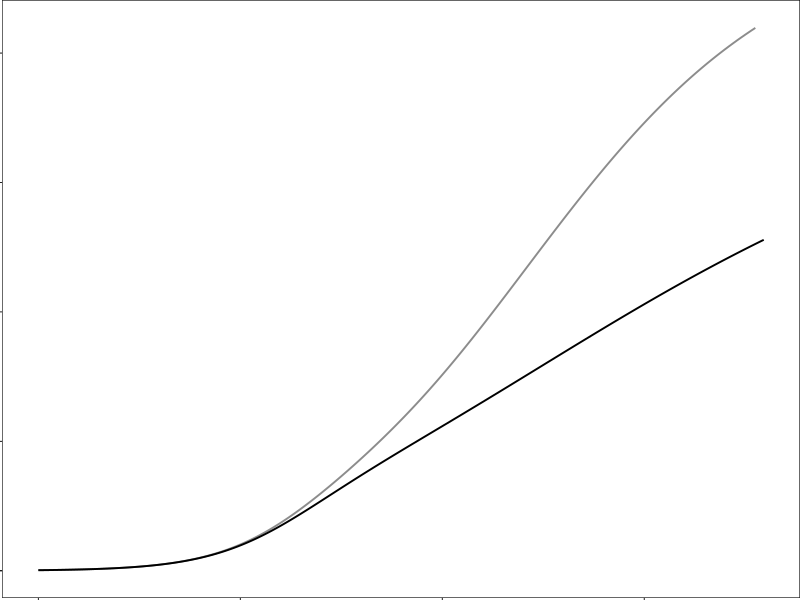
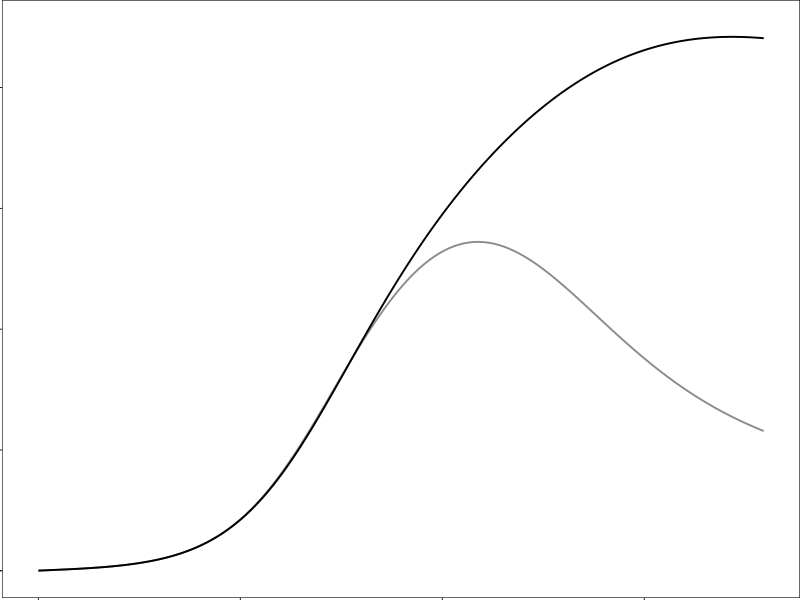

Write R code to recreate these figures, in order.
#====================================================================
# LIBRARIES + DATA
#====================================================================

library(ggplot2)

ModeldataWT = read.csv("../../Data/ModelOutputWT.csv")
ModeldataKO = read.csv("../../Data/ModelOutputKO.csv")
colnames(ModeldataWT) = c("NaiveCT", "ActTCT", "TregCT", "ThyNaive", "ActTNaive", "ThyTregs",
                          "TregNaive", "ProlNaive", "ProlActT", "ProlTreg", "IL-2", "ThymWeigth")
colnames(ModeldataKO) = c("NaiveCT", "ActTCT", "TregCT", "ThyNaive", "ActTNaive", "ThyTregs",
                          "TregNaive", "ProlNaive", "ProlActT", "ProlTreg", "IL-2", "ThymWeigth")

ModeldataWT$time = 0:431
ModeldataKO$time = 0:431
ModeldataWT$time = ModeldataWT$time / 24
ModeldataKO$time = ModeldataKO$time / 24



#====================================================================
# PARAMTERS
#====================================================================
simLine = 0.655 

small_theme_clean <- theme_minimal(base_size = 6) +
  theme(
    axis.title    = element_blank(),
    axis.text     = element_blank(),
    axis.ticks.x  = element_line(linewidth = 0.3),
    axis.ticks.y  = element_line(linewidth = 0.3),
    panel.grid    = element_blank(),
    panel.background = element_rect(fill="white", color="black", linewidth=0.4),
    plot.background  = element_blank(),
    plot.margin      = margin(0,0,0,0,"mm")
  )

scale_y_NaiveOverlapCT  <- scale_y_continuous(
  limits = c(0,1050000),
  breaks = c(0,1e6,0.75e6,0.50e6,0.25e6, 0),
  labels = c(0,1.00,0.75,0.50,0.25, 0)
)
# max(ModeldataKO$ActTNaive)
scale_y_ActToverlap  <- scale_y_continuous(
  limits = c(0,2250000),
  breaks = c(0,2e6,1.5e6,1e6,0.5e6, 0),
  labels = c(0,2.0,1.5,1.0,0.5, 0)
)

# Plot size (mm)
width_fig  <- 35.58
height_fig <- 29.95



# # width: 
# 31.39 * (1 + (3.85 / 30.86))
# 
# # height: 
# 25.29 * (1 + (4.39 /24.76))

#====================================================================
# Plots
#====================================================================
# Total Naive
TotalNaiveOverlap = ggplot(data=ModeldataWT, aes(x=time, y=NaiveCT)) +
  geom_line(lwd = simLine, colour="#8c8c8cff")+
  geom_line(data = ModeldataKO, aes(x = time, y=NaiveCT),colour="black", lwd = simLine)+
  small_theme_clean +
  scale_y_NaiveOverlapCT


# naive derived actT
NaiveActTOverlap = ggplot(data=ModeldataWT, aes(x=time, y=ActTNaive)) +
  geom_line(lwd = simLine, colour="#8c8c8cff")+
  geom_line(data = ModeldataKO, aes(x = time, y=ActTNaive), colour = "black", lwd = simLine)+
  small_theme_clean +
  scale_y_ActToverlap



#====================================================================
# Saving
#====================================================================
# Total naive
ggsave(file = "../../Plots/Figure3/IndividualPlots/ModelComparisons/TotalNaiveOverlap.pdf", TotalNaiveOverlap,
       units="mm", dpi=300,
       height = height_fig,
       width = width_fig)

#Simulation comparison
ggsave(file = "../../Plots/Figure3/IndividualPlots/ModelComparisons/NaiveActTOverlap.pdf", NaiveActTOverlap,
       units="mm", dpi=300,
       height = height_fig,
       width = width_fig)
